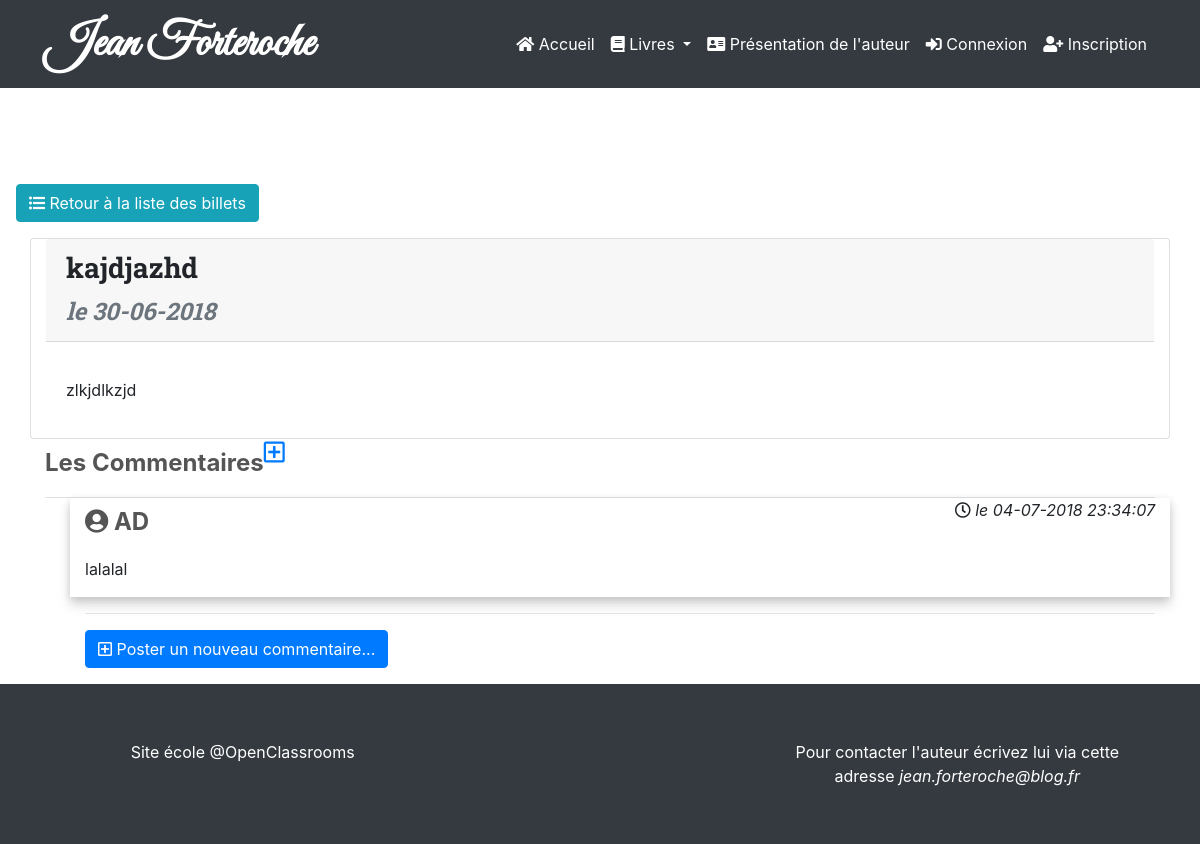
Screenshot of /index.php?action=post&id=24 with the database file from the repository.
### tables this page shows
CREATE TABLE IF NOT EXISTS `post` (
  `id` int(11) NOT NULL AUTO_INCREMENT,
  `title` varchar(255) NOT NULL,
  `content` longtext NOT NULL,
  `created_at` datetime NOT NULL,
  `deleted_at` datetime DEFAULT NULL,
  `updated_at` datetime DEFAULT NULL,
  `user_id_fk` int(11) NOT NULL,
  `category_id_fk` int(11) NOT NULL,
  PRIMARY KEY (`id`),
  KEY `user_id_fk` (`user_id_fk`),
  KEY `category_id_fk` (`category_id_fk`)
);

CREATE TABLE IF NOT EXISTS `comment` (
  `id` int(11) NOT NULL AUTO_INCREMENT,
  `created_at` datetime NOT NULL,
  `deleted_at` datetime DEFAULT NULL,
  `updated_at` datetime DEFAULT NULL,
  `comment` text NOT NULL,
  `post_id_fk` int(11) NOT NULL,
  `user_id_fk` int(11) NOT NULL,
  PRIMARY KEY (`id`),
  KEY `post_id_fk` (`post_id_fk`),
  KEY `user_id_fk` (`user_id_fk`)
);

CREATE TABLE IF NOT EXISTS `user` (
  `id` int(11) NOT NULL AUTO_INCREMENT,
  `email` varchar(255) NOT NULL,
  `deleted_at` datetime DEFAULT NULL,
  `pass` varchar(255) NOT NULL,
  `username` varchar(100) NOT NULL,
  `register_at` datetime NOT NULL,
  `role` varchar(255) NOT NULL,
  PRIMARY KEY (`id`)
);

### Controller/PostController.php (called while the page is built, shortened)
<?php
require_once('Model/PostManager.php');
require_once('Model/CommentManager.php');
function post()
{
    $postManager = new PostManager();
    $commentManager = new CommentManager();
    $post = $postManager->getPost($_GET['id']);
    $comments = $commentManager->getComments($_GET['id']);
    require('Views/PostViews/postView.php');
}

### Model/PostManager.php (called while the page is built, shortened)
<?php
class PostManager extends Manager
{
    public function getPost($postId)
    {
        $db = $this->dbConnect();
        $req = $db->prepare('SELECT *
                                      FROM post
                                      INNER JOIN category
                                      ON post.category_id_fk = category.id
                                      WHERE deleted_at IS NULL && post.id = :id');
        $req->bindParam(':id',$postId, \PDO::PARAM_INT);
        $req->execute();
        $post = $req->fetch();
        return $post;
    }
}

### Model/CommentManager.php (called while the page is built, shortened)
<?php
class CommentManager extends Manager
{
    public function getComments($postId)
    {
        $db = $this->dbConnect();
        $comments = $db->prepare('SELECT *
                                  FROM comment
                                  LEFT JOIN user
                                  ON comment.user_id_fk = user.id
                                  WHERE comment.deleted_at IS NULL && comment.post_id_fk = :id && comment.user_id_fk = user.id
                                  ORDER BY comment.created_at DESC');
        $comments->bindParam(':id',$postId, \PDO::PARAM_INT);
        $comments->execute();
        return $comments;
    }
}

### Views/PostViews/postView.php (the view, shortened to what this page needs)
<h1 class="m-4 p-4"></h1>
<p><a href="index.php" class="ml-3 btn btn-info"><i class="fas fa-list-ul"></i> Retour à la liste des billets</a></p>
<div class="row">
    <div class="container card">
        <div class="card-header">
            <h3>
                <?= htmlspecialchars($post[1]) ?>
            </h3>
            <div class="text-muted">
                <em>le <?php $date = new DateTime($post['created_at']);
                    echo $date->format('d-m-Y'); ?></em>
            </div>
        </div>
        <div class="card-body">
            <p>
                <?= ($post['content']) ?>
            </p>
        </div>
    </div>
</div>
<div class="container">
    <div class="comment-tabs">
        <ul class="nav nav-tabs" role="tablist">
            <li class="active"><a><h4
                            class="reviews text-capitalize">Les commentaires</h4></a></li>
            <li><a href="index.php?action=addComment&amp;id=<?= $post[0] ?>">  <h4 ><i class="far fa-plus-square"></i></h4>
                </a></li>
        </ul>
        <div class="tab-content">
            <ul class="media-list">
                <?php
                while ($comment = $comments->fetch()) {
                ?>
                    <li class="media">
                        <div class="media-body row">
                            <div class="col-md-7 bodyComment">
                                <h4 class="media-heading text-uppercase reviews"><i class="fas fa-user-circle"></i> <?= htmlspecialchars($comment['username']) ?> </h4>
                                <p class="media-comment">
                                    <?= $comment['comment'] ?>
                                </p>
                            </div>
                            <div class="col-md-5 headComment">
                                <p> <i class="far fa-clock"></i> <em>le <?php $date = new DateTime($comment['created_at']);
                                    echo $date->format('d-m-Y H:i:s'); ?></em>
                            </div>
                        </div>
                    </li>
                    <hr>
                <?php
                }
                ?>
                <p>
                    <a href="index.php?action=addComment&amp;id=<?= $post[0] ?>"
                       class="btn btn-xs btn-primary"><i class="far fa-plus-square"></i> Poster un nouveau commentaire...</a>
                </p>
            </ul>
        </div>
    </div>
</div>
<?php require('Views/layout.php'); ?>

### Public/css/style.css (style rules this page uses)
body, html { padding: 0; margin: 0; }
a { text-decoration: none; }
h1 { text-align: center; }
h3 { font-weight: bold; }
body, html { height: 100%; margin: 0; }
.card-header { font-family: 'Roboto Slab', serif; font-size: 1.5em; font-weight: bold; }
.headComment { text-align: right; }
.bodyComment { text-align: left; }
.media-body { box-shadow: 0 2px 8px rgba(0, 0, 0, 0.12), 0 8px 11px rgba(0, 0, 0, 0.15); }
.reviews { color: #555; font-weight: bold; margin: 10px auto 20px; }
html { position: relative; min-height: 100%; }
body { overflow-x: hidden; }

### rows the page displays
post: title "kajdjazhd", created_at "30-06-2018", content "zlkjdlkzjd"
comment: user.username "AD", comment "lalalal", created_at "04-07-2018 23:34:07"
